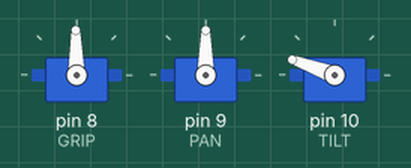
A sketch run on a simulated Arduino Uno, built with avr-gcc and run on an emulated ATmega328P. Parts: 3 × servo.

Above: at 0.05 s.
At 2.8 s:
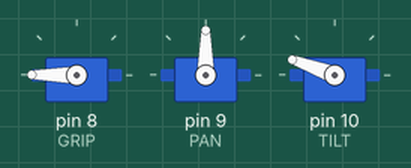
At 5.55 s:
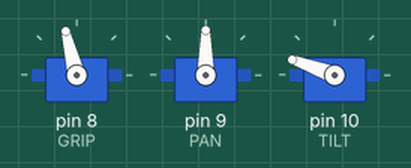
At 11.05 s:
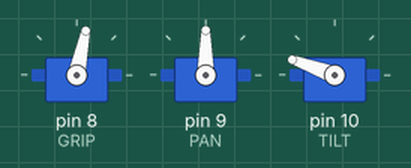
Timing chart, 0 to 14.8 s (numbered marks = the images above):
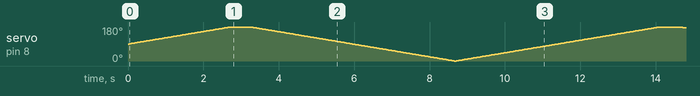

The sketch:

sketch_M3task1.ino
```cpp
#include <Servo.h>

//define inputs
#define GRIP 8
#define PAN 9
#define TILT 10

Servo servoGrip, servoPan, servoTilt;

void setup()
{
  pinMode(GRIP, OUTPUT);
  pinMode(PAN, OUTPUT);
  pinMode(TILT, OUTPUT);
  servoGrip.attach(GRIP);
  servoPan.attach(PAN);
  servoTilt.attach(TILT);
}

void loop()
{
  int pos;
  servoPan.write(90);
  servoTilt.write(160);
  for (pos = servoGrip.read(); pos <= 180; pos += 1) { // goes from current pos to 180 degrees
    // in steps of 1 degree
    servoGrip.write(pos);              // tell servo to go to position in variable 'pos'
    delay(30);                       // waits 15ms for the servo to reach the position
  }
  delay(500);
  for (pos = 180; pos >= 0; pos -= 1) { // goes from 180 degrees to 0 degrees
    servoGrip.write(pos);              // tell servo to go to position in variable 'pos'
    delay(30);                       // waits 15ms for the servo to reach the position
  }
}
```
